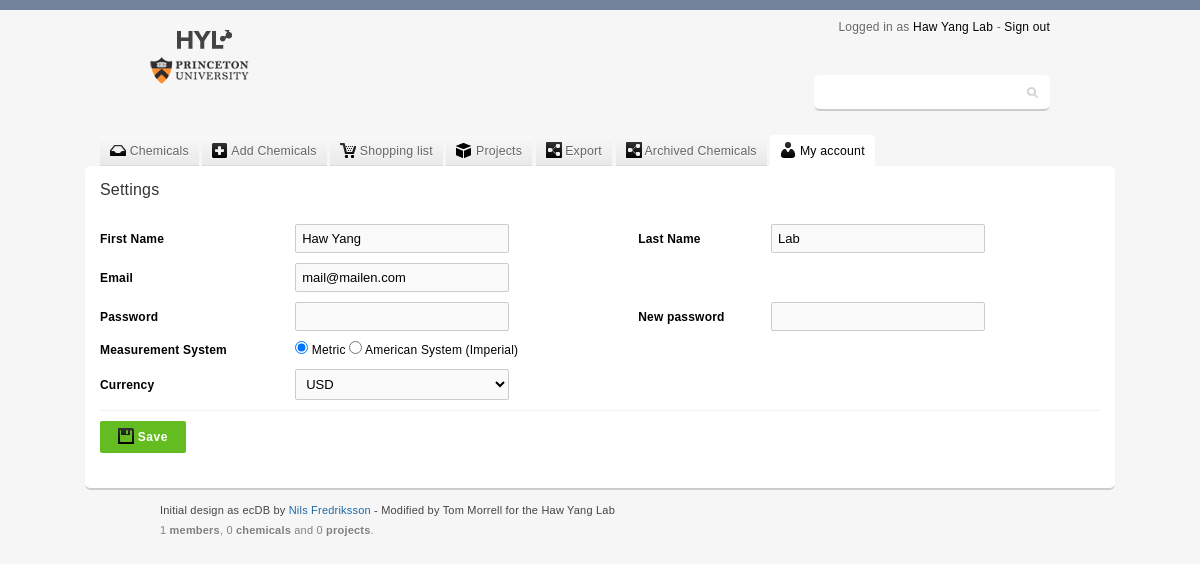
Page /my.php (signed in) on the committed database.
### tables this page shows
CREATE TABLE `members` (
  `member_id` int(11) NOT NULL AUTO_INCREMENT,
  `firstname` varchar(32) NOT NULL,
  `lastname` varchar(32) NOT NULL,
  `login` varchar(32) NOT NULL,
  `mail` varchar(32) NOT NULL,
  `passwd` varchar(32) NOT NULL,
  `admin` int(11) NOT NULL DEFAULT '0',
  `measurement` int(11) NOT NULL DEFAULT '1',
  `currency` varchar(3) NOT NULL DEFAULT 'USD',
  `reg_date` timestamp NOT NULL DEFAULT CURRENT_TIMESTAMP,
  PRIMARY KEY (`member_id`)
);

### my.php (the view, shortened to what this page needs)
<?php
	$owner 	= 	$_SESSION['SESS_MEMBER_ID'];
	$GetDataComponent = mysql_query("SELECT * FROM members WHERE member_id = ".$owner."");
	$executesql = mysql_fetch_assoc($GetDataComponent);
?>
<!DOCTYPE HTML>
<html>
	<head>
		<link rel="stylesheet" type="text/css" href="include/style.css" media="screen"/>
	</head>
	<body>
		<div id="wrapper">
				<?php include 'include/header.php'; ?>
				<?php include 'include/menu.php'; ?>
			<div id="content">
				<h1>Settings</h1>
				<?php
					include('include/include_my_settings.php');
				?>
				<form class="globalForms noPadding" action="" method="post">
					<table class="globalTables leftAlign noHover" cellpadding="0" cellspacing="0">
						<tbody>
							<tr>
								<td class="boldText">
									First Name
								</td>
								<td>
									<input name="firstname" type="text" class="medium" value="<?php if(isset($_POST['submit'])) { echo $_POST['firstname']; } else { echo $executesql['firstname']; } ?>" />
								</td>
								<td class="boldText">
									Last Name
								</td>
								<td>
									<input name="lastname" type="text" class="medium" value="<?php if(isset($_POST['submit'])) { echo $_POST['lastname']; } else { echo $executesql['lastname']; } ?>" />
								</td>
							</tr>
							<tr>
								<td class="boldText">
									Email
								</td>
								<td>
									<input name="mail" class="medium" type="text" value="<?php if(isset($_POST['submit'])) { echo $_POST['mail']; } else { echo $executesql['mail']; } ?>" />
								</td>
							</tr>
							<tr>
								<td class="boldText">
									Password
								</td>
								<td>
									<input name="oldpass" class="medium" type="password" value="" />
								</td>
								<td class="boldText">
									New password
								</td>
								<td>
									<input name="newpass" class="medium" type="password" value="" onpaste="return false;" />
								</td>
							</tr>
							<tr>
								<td class="boldText">
									Measurement System
								</td>
								<td>
									<?php
										if(!isset($_POST['submit']) && $executesql['measurement'] == 1) {
											echo '<input type="radio" name="measurement" value="1" checked="checked" /> Metric ';
											echo '<input type="radio" name="measurement" value="0" /> American System (Imperial)';
										}
									?>
								</td>
							</tr>
							<tr>
								<td class="boldText">
									Currency
								</td>
								<td>
									<select name="currency">
										<option value="USD"
										<?php
											if(!isset($_POST['submit']) && $executesql['currency'] == 'USD') {
												echo 'selected';
											}
											if(isset($_POST['submit']) && $_POST['currency'] == 'USD') {
												echo 'selected';
											}
										?>
										>USD</option>
									</select>
								</td>
							</tr>
						</tbody>
					</table>
					<div class="buttons">
						<div class="input">
							<button class="button green" name="submit" type="submit"><span class="icon medium save"></span> Save</button>
						</div>
					</div>
				</form>
			</div>
				<?php include 'include/footer.php'; ?>
		</div>
	</body>
</html>

### include/header.php (shortened to what this page needs)
<div id="header">
	<div class="logoWrapper">
                <a href ="."><span class="logoImage"></span></a>
        </div>
	<span class="userInfo">
		Logged in as <a href="my.php">
		<?php
			$owner = $_SESSION['SESS_MEMBER_ID'];
			$GetName = mysql_query("SELECT firstname, lastname FROM members WHERE member_id = ".$owner."");
			$headername = mysql_fetch_assoc($GetName);
			if(isset($_POST['submit']) && $_SERVER["REQUEST_URI"] == '/ecdb/my.php') { echo $_POST['firstname']; } else { echo $headername['firstname']; }
			if(isset($_POST['submit']) && $_SERVER["REQUEST_URI"] == '/ecdb/my.php') { echo $_POST['lastname']; } else { echo $headername['lastname']; }
		?>
		</a> - <a href="logout.php"> Sign out</a>
	</span>
	<div class="searchContent">
		<form class="search" action="search.php" method="get">
			<input type="text" name="q" autofocus/>
		</form>
	</div>
</div>

### include/style.css (style rules this page uses)
form textarea, form input, form select { border-radius:2px;-moz-border-radius:2px;-webkit-border-radius:2px;padding:6px;font: normal 13px "Century Gothic", arial, sans-serif;border:1px solid #ccc; border-bottom:1px solid #ccc;resize:none;background-color:#fafafa; }
form input.medium { width:200px; }
.globalForms select { width:214px; }
.globalForms div.buttons { margin:0 0 0 153px; }
.globalForms.noPadding div.buttons { margin:5px 0 0 0;padding:10px 0 0 0;border-top:1px solid #f2f2f2; }
button.button { color:#000;cursor: pointer;font: bold 12px arial, sans-serif;line-height:20px;font-size:12px;letter-spacing:.5px;border:0;background-color:#e2e2e2;padding:6px 18px;border-radius:2px;-moz-border-radius:2px;-wekit-border-radius:2px; }
.green.button { background-color:#63bd20; color:#fff; }
table.globalTables { width:100%; position:relative; }
table.globalTables tbody tr td { text-align:center;padding:5px 0;line-height:18px; }
table.globalTables tbody tr td:nth-child(2) { text-align:left; }
table.globalTables.leftAlign tbody tr td { text-align:left; }
div#header { width:900px;margin:0 auto 15px auto;height:100px;position:relative; }
div#header span.userInfo { color:#666;font-size:12px;text-shadow:0 1px 0 #fff;position:absolute;top:0px;right:0; }
div#header span.userInfo a { color:#000;text-decoration:none; }
div#header div.searchContent { position:absolute;font-size:12px;top:55px;right:0;color:#666;padding:3px;width:230px;background-color:#fff;border-bottom:2px solid #ccc;border-radius:6px;-moz-border-radius:6px;-webkit-border-radius:6px; }
div#header div.searchContent form.search input { border:1px solid #fff !important;font: normal 14px "Century Gothic", arial, sans-serif;background:url("../img/ecdbSpriteV1.png") 209px -140px no-repeat #fff;box-shadow:none;padding:5px 15px 5px 5px;width:200px; }
div.logoWrapper { position:absolute;top:10px;left:0; }
div.logoWrapper a span.logoImage { display:block;width:169px;height:73px;background:url("../img/logo-HYL-Princeton.png") no-repeat 0 -5px; }
.icon { border:none;text-indent:-9999px;display:inline-block;background-image:url("../img/ecdbSpriteV1.png");background-repeat:no-repeat; }
.medium.icon { width:16px; height:16px; margin:0 0 -3px; }
.save.medium { background-position:-160px -88px; }
* { margin: 0;padding: 0; }
a { color: #1e68a6;text-decoration: none; }
body { color: #000;margin:0;letter-spacing:0.2px;padding:0;border-top:10px solid #74839C;background-color:#f6f6f6;font: normal 12px "Century Gothic", arial, sans-serif; }
h1 { font-size:16px;color:#333;font-weight:normal;padding:0 0 20px 0; }
div#wrapper { padding:10px;width:1100px;margin:auto; }
div#content { background-color:#fff;position:relative;border-radius:6px;-moz-border-radius:6px;-webkit-border-radius:6px;border-bottom:2px solid #ccc;width:1000px;margin:0 auto 0 auto;padding:15px 15px 35px 15px; }
.boldText { font-weight:bold; }

### rows in the picture
members: firstname "Haw Yang", lastname "Lab", mail "mail@mailen.com", currency "USD"

### other values in the picture
$members "1"
$components "0"
$projects "0"
